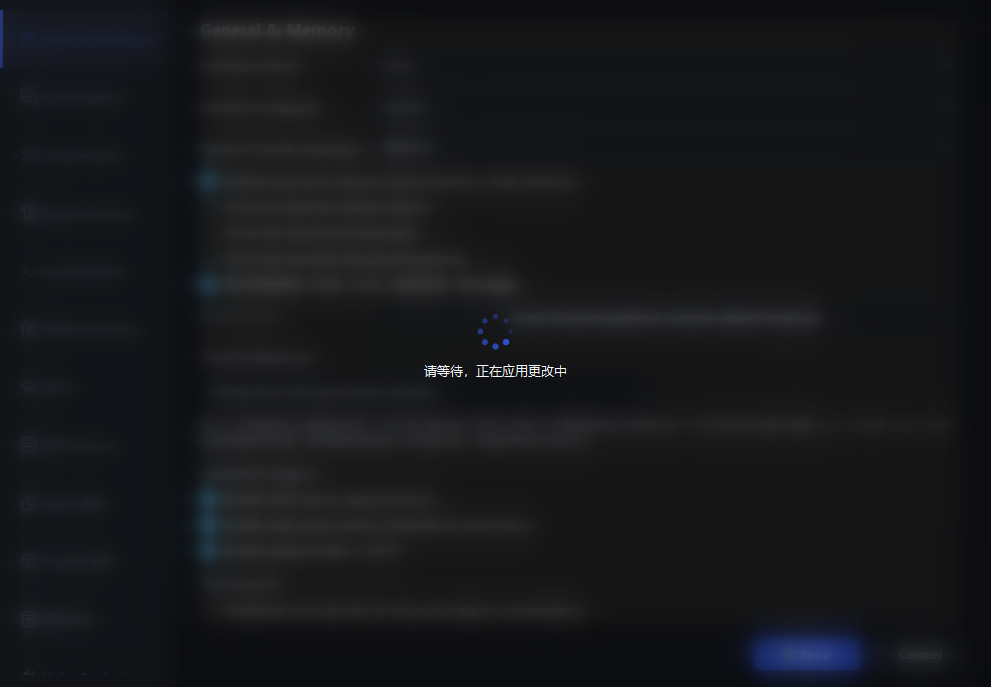
#> input picture tmp_uiux/overlay_f0.png, 991 x 687 px, found by its file name; its folder holds 3 pictures in this run
$ python crop_spinner.py
#> lines starting #> are read from the running program, lines starting #| are printed output that depends on the picture
# -*- coding: utf-8 -*-
from PIL import Image
for tag in ("f0", "f1", "f2"):
    p = rf"C:\Users\zhuzhu\Desktop\zhuzhu Copilot\tmp_uiux\overlay_{tag}.png"
    im = Image.open(p).convert("RGBA")
    # spinner 中心约在 (495, 320)
    cp = im.crop((460, 285, 530, 355))
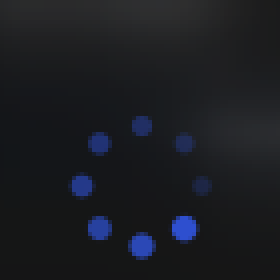
#> cp: PIL image 70x70 RGBA (shown 4 times larger); mean R, G, B, A 27.2, 29.1, 34.1, 255
    cp.resize((420, 420), Image.LANCZOS).save(
        rf"C:\Users\zhuzhu\Desktop\zhuzhu Copilot\tmp_uiux\spin_{tag}.png")
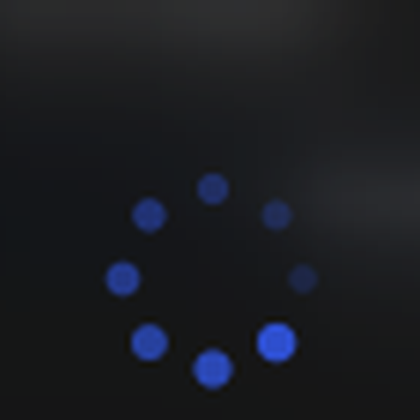
#> saved as spin_f0.png: PIL image 420x420 RGBA; mean R, G, B, A 27.2, 29.1, 34.1, 255
#> pass 2 of the loop `for tag in ("f0", "f1", "f2"):`:
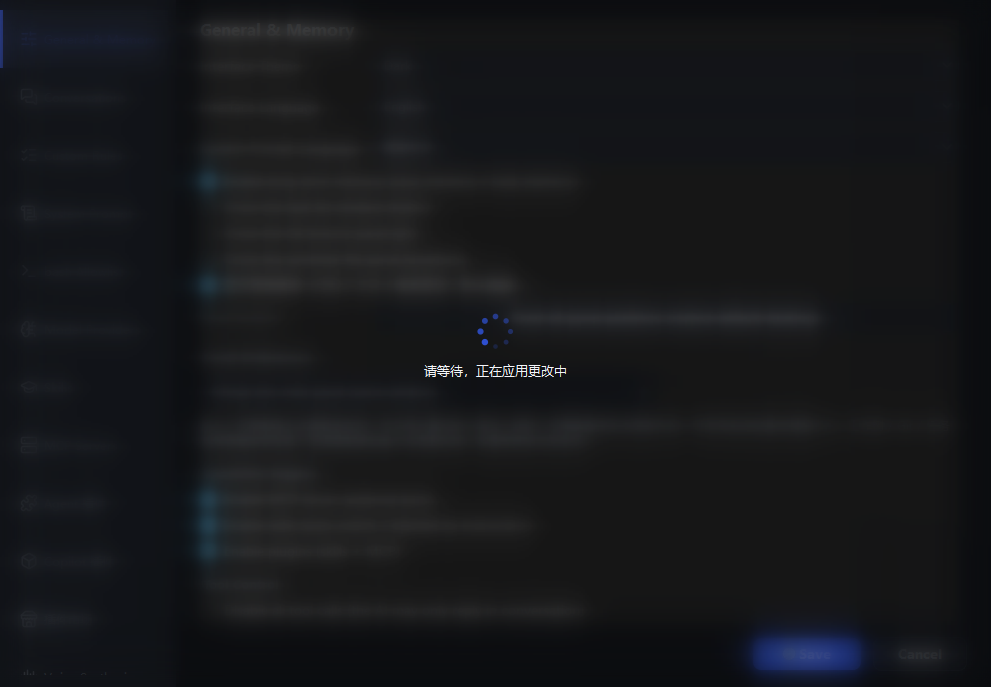
#> input picture tmp_uiux/overlay_f1.png, 991 x 687 px, found by its file name
#> `cp = im.crop((460, 285, 530, 355))`:
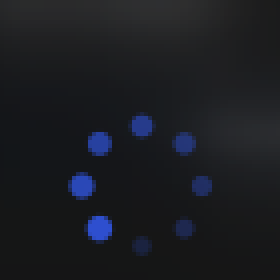
#> cp: PIL image 70x70 RGBA (shown 4 times larger); mean R, G, B, A 27.2, 29.1, 34.1, 255
#> `cp.resize((420, 420), Image.LANCZOS).save( rf"C:\Users\zhuzhu\Desktop\..`:
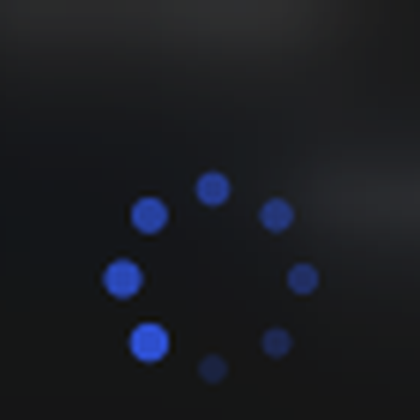
#> saved as spin_f1.png: PIL image 420x420 RGBA; mean R, G, B, A 27.2, 29.1, 34.1, 255
#> pass 3 of the loop `for tag in ("f0", "f1", "f2"):`:
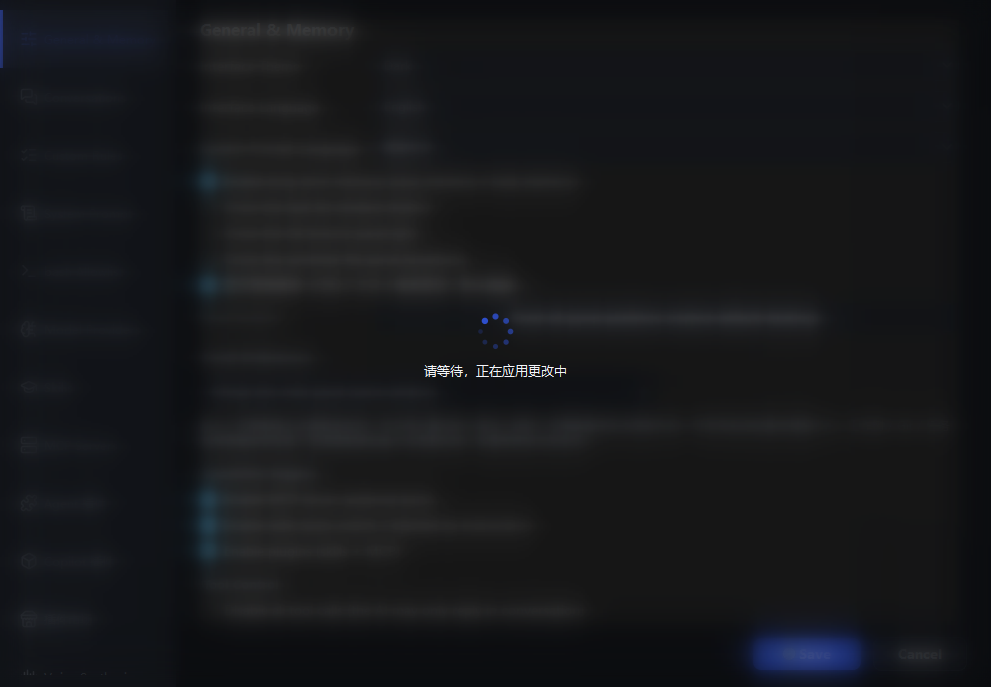
#> input picture tmp_uiux/overlay_f2.png, 991 x 687 px, found by its file name
#> `cp = im.crop((460, 285, 530, 355))`:
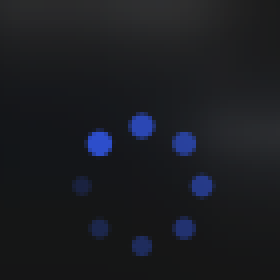
#> cp: PIL image 70x70 RGBA (shown 4 times larger); mean R, G, B, A 27.2, 29, 33.8, 255
#> `cp.resize((420, 420), Image.LANCZOS).save( rf"C:\Users\zhuzhu\Desktop\..`:
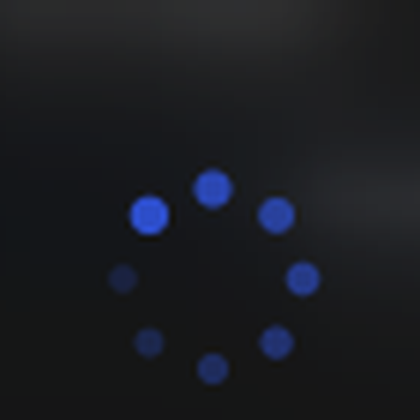
#> saved as spin_f2.png: PIL image 420x420 RGBA; mean R, G, B, A 27.2, 29, 33.8, 255
print("done")
